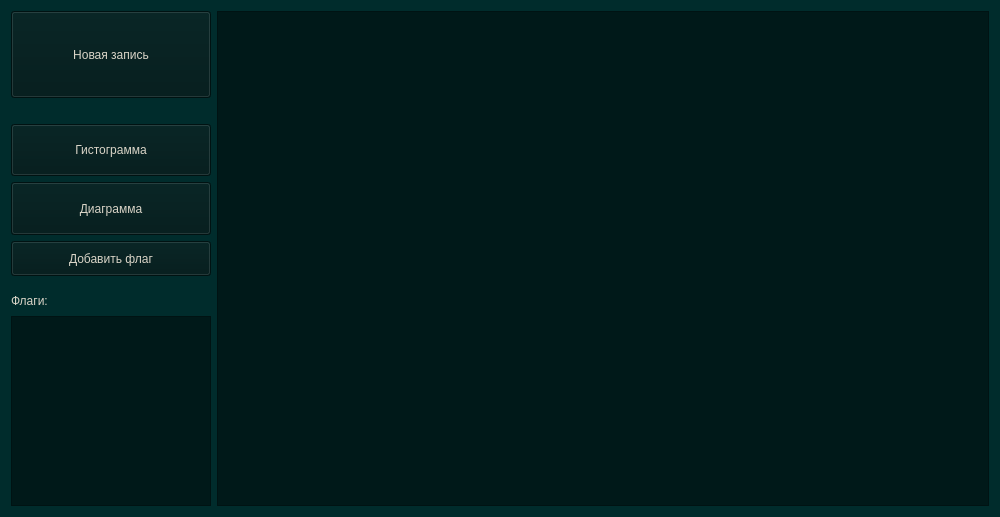
<?xml version="1.0" encoding="UTF-8"?>
<ui version="4.0">
 <class>Category</class>
 <widget class="QWidget" name="Category">
  <property name="geometry">
   <rect>
    <x>0</x>
    <y>0</y>
    <width>1000</width>
    <height>517</height>
   </rect>
  </property>
  <property name="windowTitle">
   <string>Какая-то категория</string>
  </property>
  <property name="styleSheet">
   <string notr="true">background-color: rgb(0, 44, 44);
selection-background-color: rgb(7, 52, 80);
alternate-background-color: rgb(0, 85, 0);

color: rgb(217, 212, 199);

font: 11.5pt &quot;MS Shell Dlg 2&quot;;</string>
  </property>
  <layout class="QHBoxLayout" name="horizontalLayout" stretch="0,0">
   <item>
    <layout class="QVBoxLayout" name="verticalLayout" stretch="0,0,0,0,0,0,0,0">
     <item>
      <widget class="QPushButton" name="pbNew">
       <property name="sizePolicy">
        <sizepolicy hsizetype="Maximum" vsizetype="Expanding">
         <horstretch>0</horstretch>
         <verstretch>0</verstretch>
        </sizepolicy>
       </property>
       <property name="minimumSize">
        <size>
         <width>183</width>
         <height>87</height>
        </size>
       </property>
       <property name="maximumSize">
        <size>
         <width>200</width>
         <height>87</height>
        </size>
       </property>
       <property name="styleSheet">
        <string notr="true">background-color: rgb(0, 25, 25);</string>
       </property>
       <property name="text">
        <string>Новая запись</string>
       </property>
       <property name="shortcut">
        <string>Ctrl+N</string>
       </property>
      </widget>
     </item>
     <item>
      <spacer name="verticalSpacer">
       <property name="orientation">
        <enum>Qt::Vertical</enum>
       </property>
       <property name="sizeType">
        <enum>QSizePolicy::Fixed</enum>
       </property>
       <property name="sizeHint" stdset="0">
        <size>
         <width>20</width>
         <height>20</height>
        </size>
       </property>
      </spacer>
     </item>
     <item>
      <widget class="QPushButton" name="pbHistogram">
       <property name="sizePolicy">
        <sizepolicy hsizetype="Maximum" vsizetype="Expanding">
         <horstretch>0</horstretch>
         <verstretch>0</verstretch>
        </sizepolicy>
       </property>
       <property name="minimumSize">
        <size>
         <width>183</width>
         <height>52</height>
        </size>
       </property>
       <property name="maximumSize">
        <size>
         <width>200</width>
         <height>52</height>
        </size>
       </property>
       <property name="styleSheet">
        <string notr="true">background-color: rgb(0, 25, 25);</string>
       </property>
       <property name="text">
        <string>Гистограмма</string>
       </property>
      </widget>
     </item>
     <item>
      <widget class="QPushButton" name="pbChart">
       <property name="sizePolicy">
        <sizepolicy hsizetype="Minimum" vsizetype="Expanding">
         <horstretch>0</horstretch>
         <verstretch>0</verstretch>
        </sizepolicy>
       </property>
       <property name="minimumSize">
        <size>
         <width>183</width>
         <height>53</height>
        </size>
       </property>
       <property name="maximumSize">
        <size>
         <width>200</width>
         <height>53</height>
        </size>
       </property>
       <property name="styleSheet">
        <string notr="true">background-color: rgb(0, 25, 25);</string>
       </property>
       <property name="text">
        <string>Диаграмма</string>
       </property>
      </widget>
     </item>
     <item>
      <widget class="QPushButton" name="pbAddFlag">
       <property name="sizePolicy">
        <sizepolicy hsizetype="Minimum" vsizetype="Expanding">
         <horstretch>0</horstretch>
         <verstretch>0</verstretch>
        </sizepolicy>
       </property>
       <property name="minimumSize">
        <size>
         <width>183</width>
         <height>35</height>
        </size>
       </property>
       <property name="maximumSize">
        <size>
         <width>200</width>
         <height>35</height>
        </size>
       </property>
       <property name="styleSheet">
        <string notr="true">background-color: rgb(0, 25, 25);</string>
       </property>
       <property name="text">
        <string>Добавить флаг</string>
       </property>
      </widget>
     </item>
     <item>
      <spacer name="verticalSpacer_2">
       <property name="orientation">
        <enum>Qt::Vertical</enum>
       </property>
       <property name="sizeType">
        <enum>QSizePolicy::Fixed</enum>
       </property>
       <property name="sizeHint" stdset="0">
        <size>
         <width>20</width>
         <height>10</height>
        </size>
       </property>
      </spacer>
     </item>
     <item>
      <widget class="QLabel" name="label">
       <property name="minimumSize">
        <size>
         <width>183</width>
         <height>18</height>
        </size>
       </property>
       <property name="maximumSize">
        <size>
         <width>200</width>
         <height>18</height>
        </size>
       </property>
       <property name="styleSheet">
        <string notr="true"/>
       </property>
       <property name="text">
        <string>Флаги:</string>
       </property>
      </widget>
     </item>
     <item>
      <widget class="QListWidget" name="listWidget">
       <property name="sizePolicy">
        <sizepolicy hsizetype="Maximum" vsizetype="Expanding">
         <horstretch>0</horstretch>
         <verstretch>0</verstretch>
        </sizepolicy>
       </property>
       <property name="maximumSize">
        <size>
         <width>200</width>
         <height>16777215</height>
        </size>
       </property>
       <property name="styleSheet">
        <string notr="true">background-color: rgb(0, 25, 25);</string>
       </property>
      </widget>
     </item>
    </layout>
   </item>
   <item>
    <widget class="QTableWidget" name="tableWidget">
     <property name="styleSheet">
      <string notr="true">background-color: rgb(0, 25, 25);</string>
     </property>
    </widget>
   </item>
  </layout>
 </widget>
 <resources/>
 <connections/>
</ui>
